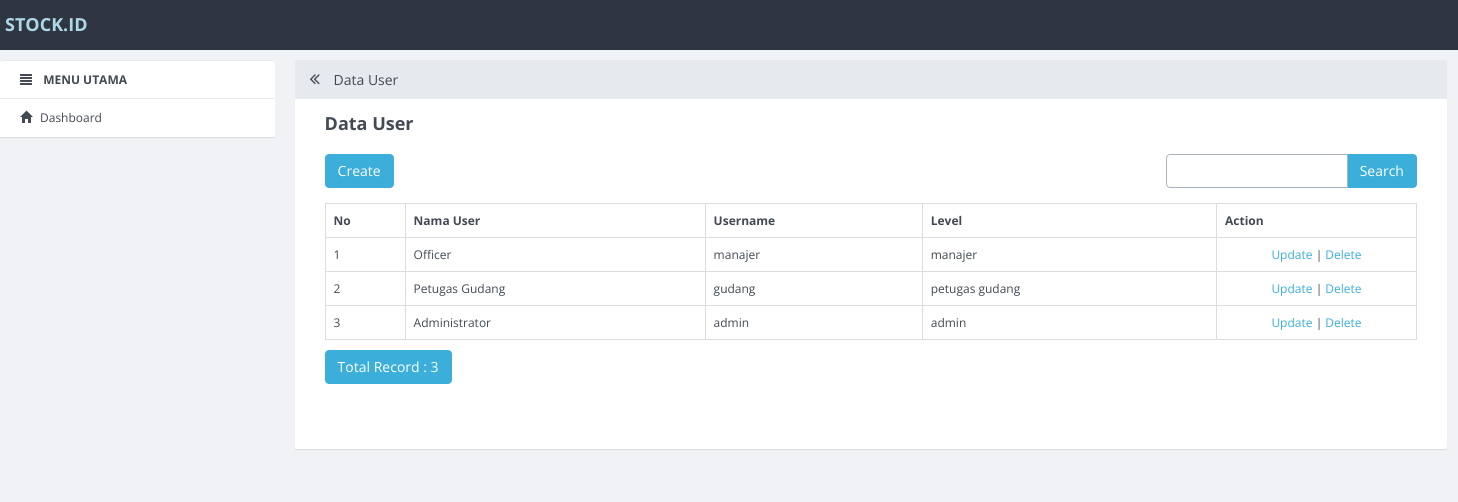
Screenshot of /index.php/users with the database file from the repository.
### tables this page shows
CREATE TABLE `users` (
  `id_user` int(11) NOT NULL,
  `nama_user` varchar(100) DEFAULT NULL,
  `username` varchar(50) DEFAULT NULL,
  `password` varchar(50) DEFAULT NULL,
  `level` varchar(20) DEFAULT NULL
);

### application/controllers/Users.php (called while the page is built, shortened)
<?php
class Users extends CI_Controller
{
    function __construct()
    {
        $this->load->model('Users_model');
        $this->load->library('form_validation');
    }
    public function index()
    {
        $q = urldecode($this->input->get('q', TRUE));
        $start = intval($this->input->get('start'));
        if ($q <> '') {
            $config['base_url'] = base_url() . 'users/index.html?q=' . urlencode($q);
            $config['first_url'] = base_url() . 'users/index.html?q=' . urlencode($q);
        } else {
            $config['base_url'] = base_url() . 'users/index.html';
            $config['first_url'] = base_url() . 'users/index.html';
        }
        $config['per_page'] = 10;
        $config['page_query_string'] = TRUE;
        $config['total_rows'] = $this->Users_model->total_rows($q);
        $users = $this->Users_model->get_limit_data($config['per_page'], $start, $q);
        $this->load->library('pagination');
        $this->pagination->initialize($config);
        $data = array(
            'users_data' => $users,
            'q' => $q,
            'pagination' => $this->pagination->create_links(),
            'total_rows' => $config['total_rows'],
            'start' => $start,
            'konten' => 'users/users_list',
            'judul' => 'Data User',
        );
        $this->load->view('v_index', $data);
    }
}

### index.php (called while the page is built, shortened)
<?php
require_once BASEPATH.'core/CodeIgniter.php';

### application/config/config.php (called while the page is built, shortened)
<?php
$config['base_url'] = "http://".$_SERVER['HTTP_HOST'];
$config['base_url'] .= preg_replace('@/+$@','',dirname($_SERVER['SCRIPT_NAME'])).'/';
$config['index_page'] = '';
$config['uri_protocol']	= 'REQUEST_URI';
$config['url_suffix'] = '.html';
$config['language']	= 'english';
$config['charset'] = 'UTF-8';
$config['enable_hooks'] = FALSE;
$config['subclass_prefix'] = 'MY_';
$config['composer_autoload'] = FALSE;
$config['permitted_uri_chars'] = 'a-z 0-9~%.:_\-';
$config['enable_query_strings'] = FALSE;
$config['controller_trigger'] = 'c';
$config['function_trigger'] = 'm';
$config['directory_trigger'] = 'd';
$config['allow_get_array'] = TRUE;
$config['log_threshold'] = 0;
$config['log_path'] = '';
$config['log_file_extension'] = '';
$config['log_file_permissions'] = 0644;
$config['log_date_format'] = 'Y-m-d H:i:s';
$config['error_views_path'] = '';
$config['cache_path'] = '';
$config['cache_query_string'] = FALSE;
$config['encryption_key'] = '';
$config['sess_driver'] = 'files';
$config['sess_cookie_name'] = 'ci_session';
$config['sess_expiration'] = 7200;
$config['sess_save_path'] = NULL;
$config['sess_match_ip'] = FALSE;
$config['sess_time_to_update'] = 300;
$config['sess_regenerate_destroy'] = FALSE;
$config['cookie_prefix']	= '';
$config['cookie_domain']	= '';
$config['cookie_path']		= '/';
$config['cookie_secure']	= FALSE;
$config['cookie_httponly'] 	= FALSE;
$config['standardize_newlines'] = FALSE;
$config['global_xss_filtering'] = FALSE;
$config['csrf_protection'] = FALSE;
$config['csrf_token_name'] = 'csrf_test_name';
$config['csrf_cookie_name'] = 'csrf_cookie_name';
$config['csrf_expire'] = 7200;
$config['csrf_regenerate'] = TRUE;
$config['csrf_exclude_uris'] = array();
$config['compress_output'] = FALSE;
$config['time_reference'] = 'local';
$config['rewrite_short_tags'] = FALSE;
$config['proxy_ips'] = '';

### application/models/Users_model.php (called while the page is built, shortened)
<?php
class Users_model extends CI_Model
{
    public $table = 'users';
    public $id = 'id_user';
    public $order = 'DESC';
    function total_rows($q = NULL) {
        $this->db->like('id_user', $q);
	$this->db->or_like('nama_user', $q);
	$this->db->or_like('username', $q);
	$this->db->or_like('password', $q);
	$this->db->or_like('level', $q);
	$this->db->from($this->table);
        return $this->db->count_all_results();
    }
    function get_limit_data($limit, $start = 0, $q = NULL) {
        $this->db->order_by($this->id, $this->order);
        $this->db->like('id_user', $q);
	$this->db->or_like('nama_user', $q);
	$this->db->or_like('username', $q);
	$this->db->or_like('password', $q);
	$this->db->or_like('level', $q);
	$this->db->limit($limit, $start);
        return $this->db->get($this->table)->result();
    }
}

### application/views/users/users_list.php (the view, shortened to what this page needs)
<div class="row" style="margin-bottom: 10px">
            <div class="col-md-4">
                <?php echo anchor(site_url('users/create'),'Create', 'class="btn btn-primary"'); ?>
            </div>
            <div class="col-md-4 text-center">
            </div>
            <div class="col-md-1 text-right">
            </div>
            <div class="col-md-3 text-right">
                <form action="<?php echo site_url('users/index'); ?>" class="form-inline" method="get">
                    <div class="input-group">
                        <input type="text" class="form-control" name="q" value="<?php echo $q; ?>">
                        <span class="input-group-btn">
                          <button class="btn btn-primary" type="submit">Search</button>
                        </span>
                    </div>
                </form>
            </div>
        </div>
        <table class="table table-bordered" style="margin-bottom: 10px">
            <tr>
                <th>No</th>
        <th>Nama User</th>
        <th>Username</th>
        <th>Level</th>
        <th>Action</th>
            </tr><?php
            foreach ($users_data as $users)
            {
                ?>
                <tr>
            <td width="80px"><?php echo ++$start ?></td>
            <td><?php echo $users->nama_user ?></td>
            <td><?php echo $users->username ?></td>
            <td><?php echo $users->level ?></td>
            <td style="text-align:center" width="200px">
                <?php
                echo anchor(site_url('users/update/'.$users->id_user),'Update');
                echo ' | ';
                echo anchor(site_url('users/delete/'.$users->id_user),'Delete','onclick="javasciprt: return confirm(\'Are You Sure ?\')"');
                ?>
            </td>
        </tr>
                <?php
            }
            ?>
        </table>
        <div class="row">
            <div class="col-md-6">
                <a href="#" class="btn btn-primary">Total Record : <?php echo $total_rows ?></a>
        </div>
            <div class="col-md-6 text-right">
            </div>
        </div>

### rows the page displays
users: nama_user "Officer", username "manajer", level "manajer", id_user "Update", id_user "Delete"
users: nama_user "Petugas Gudang", username "gudang", level "petugas gudang", id_user "Update", id_user "Delete"
users: nama_user "Administrator", username "admin", level "admin", id_user "Update", id_user "Delete"

### other values shown
$judul "Data User"
anchor(site_url('users/create'),'Create', 'class="btn btn-primary"') "Create"
$total_rows "3"
